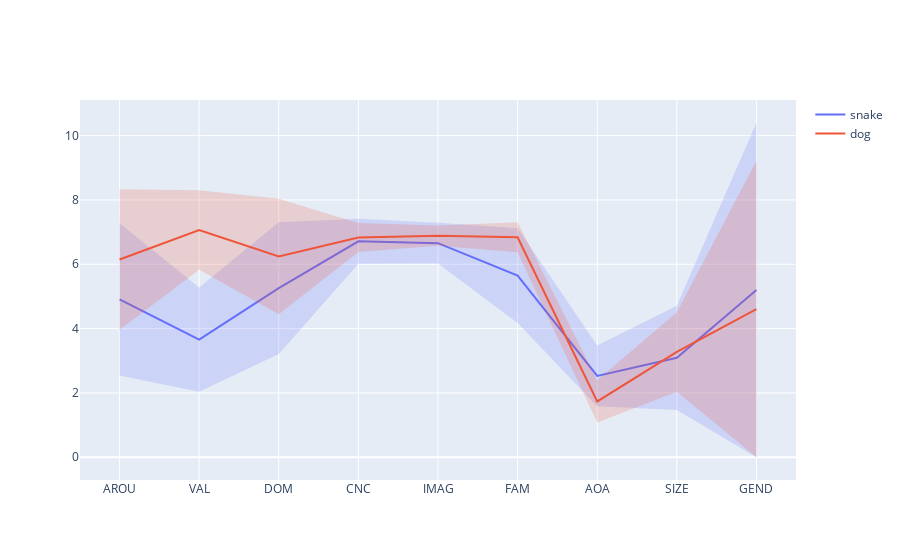

Write notebook code for a chart like this one.
### Code cell
viz_GlasgowR(['snake','dog'], glasgow)

### Figure 1 — Plotly figure (JSON) as saved in the notebook; plotly's stock layout.template omitted (floating-point values rounded to 4 significant figures)
{"data": [{"line": {"color": "#636EFA"}, "mode": "lines", "name": "snake", "showlegend": true, "type": "scatter", "x": [1, 2, 3, 4, 5, 6, 7, 8, 9], "y": [4.909, 3.657, 5.257, 6.714, 6.657, 5.647, 2.529, 3.091, 5.2]}, {"fill": "toself", "fillcolor": "rgba(99, 110, 250, 0.2)", "hoverinfo": "skip", "line": {"color": "rgba(255,255,255,0)"}, "showlegend": false, "type": "scatter", "x": [1, 2, 3, 4, 5, 6, 7, 8, 9, 9, 8, 7, 6, 5, 4, 3, 2, 1], "y": [7.275, 5.277, 7.304, 7.414, 7.287, 7.12, 3.476, 4.712, 10.4, 0, 1.47, 1.582, 4.174, 6.027, 6.014, 3.21, 2.037, 2.543]}, {"line": {"color": "#EF553B"}, "mode": "lines", "name": "dog", "showlegend": true, "type": "scatter", "x": [1, 2, 3, 4, 5, 6, 7, 8, 9], "y": [6.147, 7.067, 6.242, 6.833, 6.889, 6.84, 1.735, 3.273, 4.606]}, {"fill": "toself", "fillcolor": "rgba(239, 85, 59, 0.2)", "hoverinfo": "skip", "line": {"color": "rgba(255,255,255,0)"}, "showlegend": false, "type": "scatter", "x": [1, 2, 3, 4, 5, 6, 7, 8, 9, 9, 8, 7, 6, 5, 4, 3, 2, 1], "y": [8.332, 8.304, 8.035, 7.286, 7.203, 7.303, 2.391, 4.511, 9.212, 0, 2.035, 1.079, 6.377, 6.575, 6.38, 4.449, 5.83, 3.962]}], "layout": {"autosize": true, "xaxis": {"autorange": true, "range": [0.5282, 9.472], "tickmode": "array", "ticktext": ["AROU", "VAL", "DOM", "CNC", "IMAG", "FAM", "AOA", "SIZE", "GEND"], "tickvals": [1, 2, 3, 4, 5, 6, 7, 8, 9], "type": "linear"}, "yaxis": {"autorange": true, "range": [-0.8583, 11.26], "type": "linear"}}}
